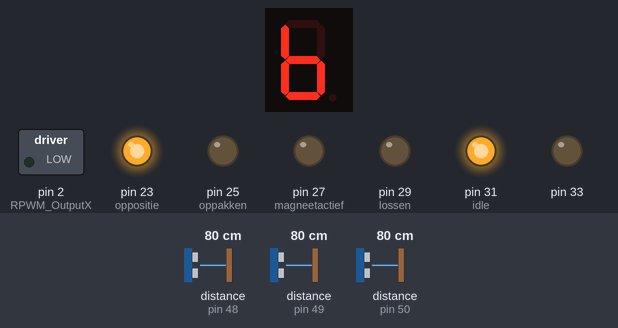
The sketch below on a simulated Arduino Mega 2560, built with avr-gcc and run on an emulated ATmega2560. Shown: 1-digit seven-segment display, switched loads named in the sketch (green lamp = pin HIGH), output pins drawn as LEDs (lit = HIGH). Wiring (inferred from the names in the program): 1-digit 7-segment display, segments lit when LOW: segments pin 9, pin 8, pin 7, pin 6, pin 5, pin 4, pin 3. The inputs (shaded band) are chosen by the test bench; at power-on: distance to the obstacle (sensors on pin 50, pin 48, pin 49) 80 cm. The segment pins are drawn as the display they are named for; pins used as bus, display or sensor lines are not drawn.

Above: at 1.3 s.
1.4 s: distance to the obstacle (sensor on pin 50) set to 84 cm
At 2.5 s:
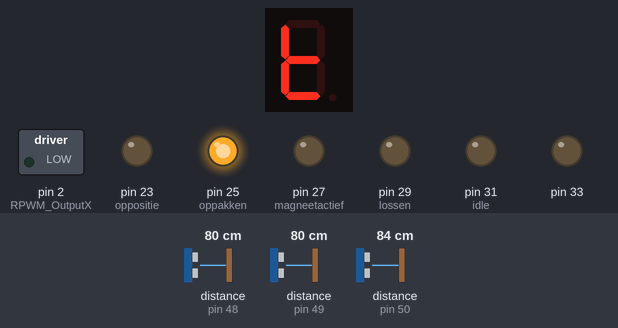
3.0 s: distance to the obstacle (sensor on pin 48) set to 250 cm
At 8.2 s:
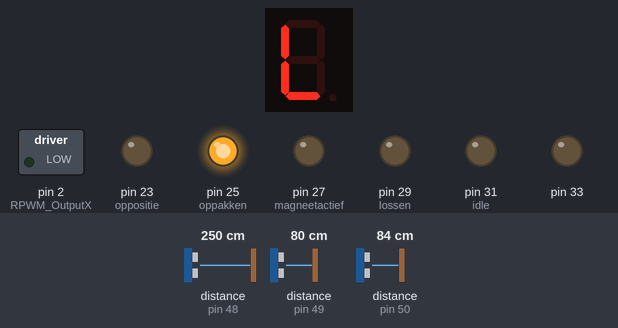
8.3 s: distance to the obstacle (sensor on pin 48) set to 2 cm
At 9.5 s:
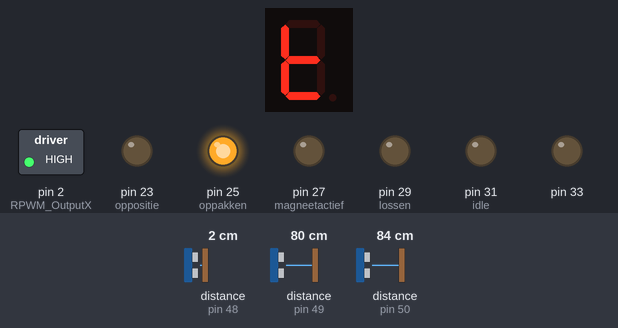
10.4 s: distance to the obstacle (sensor on pin 50) set to 60 cm
At 11.8 s:
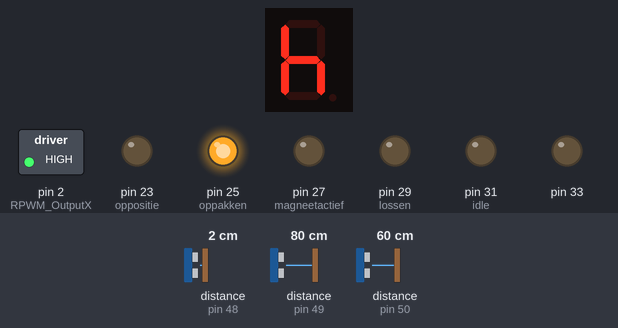
12.1 s: distance to the obstacle (sensor on pin 49) set to 120 cm
At 12.6 s:
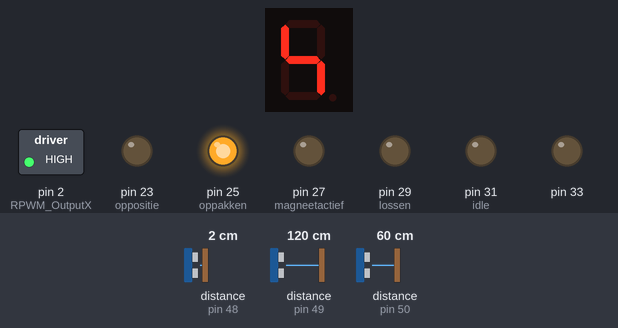
Timing chart, 0 to 14.7 s (numbered marks = the images above; inputs shaded):
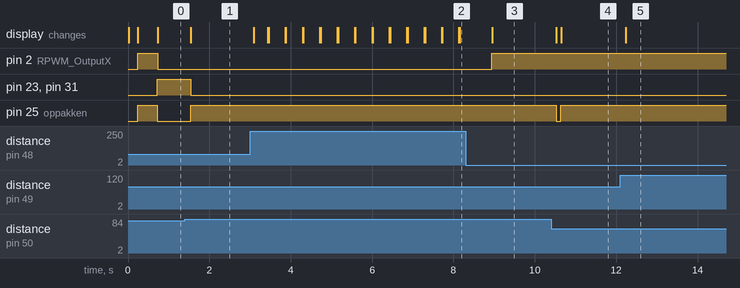

The sketch:

touchscreen_met_gem.ino
```cpp
#include <VL53L0X.h>
#include <Wire.h>


//char text[20] = {0};

String gridX = "ABCDEFG"; // X-axis names
String gridY = "012"; //Y-axis names
String text; //var String for raw input
String command; //var String for editted input
int input; //var int for raw input
bool magnet = true; //var int for raw input
int interval = 65; // barrel spacing
int j = 0;
double millisnow;
double previousmillis;
VL53L0X sensorX;
VL53L0X sensorY;
VL53L0X sensorZ;
int idle = 31;
int oppositie = 23;
int oppakken = 25;
int lossen = 29;
int magneetactief = 27;

int sensorXreset = 8;
int sensorYreset = 9;
int sensorZreset = 10;
int RPWM_OutputX = 2;
int LPWM_OutputX = 3;
int RPWM_OutputY = 4;
int LPWM_OutputY = 5;
int RPWM_OutputZ = 6;
int LPWM_OutputZ = 7;
float gemiddeldeAantal = 5;
int posX[5];
int posY[5];
int posZ[5];

class Vector {
  public:
    int x;
    int y;
    int z;
    Vector () {}
    Vector(int _x, int _y, int _z) {
      x = _x;
      y = _y;
      z = _z;
    }

    bool operator == (Vector& other) {
      if (x == other.x && y == other.y && z == other.z) {
        return 1;
      }
      return 0;
    }

    Vector operator + (Vector& other) {
      return Vector(other.x + x, other.y + y, other.z + z);
    }

    Vector operator - (Vector& other) {
      return Vector(x - other.x, y - other.y, z - other.z);
    }

};


Vector pwm = Vector(0, 0, 0);
//Vector target = Vector(sensorX.readRangeSingleMillimeters(), sensorY.readRangeSingleMillimeters(), sensorZ.readRangeSingleMillimeters());
Vector target = Vector(75, 75, 50);
Vector positie = Vector(0, 0, 0);

void setup() {
  Wire.begin(); //init I2C

  ////////////////////////////Assign each sensor different I2C adress.
  pinMode(sensorXreset, OUTPUT);
  pinMode(33, OUTPUT);
  pinMode(31, OUTPUT);
  pinMode(29, OUTPUT);
  pinMode(27, OUTPUT);
  pinMode(25, OUTPUT);
  pinMode(23, OUTPUT);
  pinMode(sensorYreset, OUTPUT);
  pinMode(sensorZreset, OUTPUT);
  pinMode(RPWM_OutputX, OUTPUT);
  pinMode(LPWM_OutputX, OUTPUT);
  pinMode(RPWM_OutputY, OUTPUT);
  pinMode(LPWM_OutputY, OUTPUT);
  pinMode(RPWM_OutputZ, OUTPUT);
  pinMode(LPWM_OutputZ, OUTPUT);

  sensorSet();

  target = Vector(sensorX.readRangeSingleMillimeters(), sensorY.readRangeSingleMillimeters(), sensorZ.readRangeSingleMillimeters());

  ////////////////////////////////////////////
  Serial2.begin(115200);
  Serial1.begin(9600);
  Serial.begin(9600);


}

void loop() {
  millisnow = millis();

  gemiddelde();
  inputCode();

  ///////////////////////////////////Schrijven nextion
  if (millisnow - previousmillis > 1) {

    writeToNextion();
  }
  ///////////////////////////////////Motor aansturen
  if (positie.x > target.x - 615&& positie.x < target.x + 15
      && positie.y > target.y - 6 && positie.y < target.y + 6
      && positie.z > target.z - 15 && positie.z < target.z + 15) {
    digitalWrite(oppositie, HIGH);
    digitalWrite(idle, HIGH);
    if (digitalRead(magneetactief) == HIGH) {
      digitalWrite(idle, LOW);
    }
  } else {
    digitalWrite(oppositie, LOW);
    digitalWrite(idle, LOW);
  }

  if (positie.z > target.z - 15 && positie.z < target.z + 15) {
    digitalWrite(lossen, LOW);
    digitalWrite(oppakken, LOW);
  } else {
    if (digitalRead(magneetactief) == HIGH) {
      digitalWrite(lossen, HIGH);
      digitalWrite(oppakken, LOW);
    } else {
      digitalWrite(oppakken, HIGH);
      digitalWrite(lossen, LOW);
    }
  }

  motorAansturen(positie.x,
                 target.x,
                 pwm.x,
                 LPWM_OutputX,
                 RPWM_OutputX,
                 5,
                 100,
                 80,
                 255,
                 "c0",
                 "bt0");

  motorAansturen(positie.y,
                 target.y,
                 pwm.y,
                 LPWM_OutputY,
                 RPWM_OutputY,
                 3,
                 100,
                 100,
                 255,
                 "c1",
                 "bt1");

  motorAansturen(positie.z,
                 target.z,
                 pwm.z,
                 LPWM_OutputZ,
                 RPWM_OutputZ,
                 10,
                 100,
                 255,
                 255,
                 "c2",
                 "bt2");
}


void motorAansturen(int positie, //current position X-axis
                    int target, //target position X-axis
                    int pwm, //the current pwm value X-motor
                    int lPwm, //Left motor driver pin
                    int rPwm, //Right motor driver pin
                    int stopMarge, //distance motor stop
                    int marge, //Distance motor ramp down
                    int maxPWM, //Minimum pwm
                    int minPWM, //Maximum pwm
                    String checkbox1, //Checkbox1 element name on nextion
                    String checkbox2) { //Checkbox2 element name on nextion
  if ((positie < target - stopMarge) || (positie > target + stopMarge)) {

    if (positie < target - stopMarge) { //if not in position, uncheck the box on nextion
      nexWriteVal("Aflees", checkbox1, 0);
      nexWriteVal("Aflees", checkbox2, 0);

      if (positie < target - marge) { //if position is in left marge, slow motor down
        pwm = 255;
      } else if (positie > target - marge && positie < target) {
        pwm = map(positie, target - marge, target, minPWM, maxPWM);
      }
      analogWrite(lPwm, 0);
      analogWrite(rPwm, pwm);
    }
    else if (positie > target + stopMarge) {//if position is in right marge, slow motor down
      nexWriteVal("Aflees", checkbox1, 0);
      nexWriteVal("Aflees", checkbox2, 0);
      if (positie > target + marge) {
        pwm = 255;
      } else if (positie < target + marge && positie > target) {
        pwm = map(positie, target, target + marge, maxPWM, minPWM);
      }

      analogWrite(rPwm, 0);
      analogWrite(lPwm, pwm);
    }
  } else {
    nexWriteVal("Aflees", checkbox1, 1);//if in position, check the box on nextion
    nexWriteVal("Aflees", checkbox2, 1);
    analogWrite(rPwm, 0);//if in position, stop motors
    analogWrite(lPwm, 0);

  }

}
void sensorSet() {
  //reset all sensors by pulling shutdownpins low and high (HIGH = active)
  digitalWrite(sensorXreset, LOW);
  digitalWrite(sensorYreset, LOW);
  digitalWrite(sensorZreset, LOW);
  delay(10);
  digitalWrite(sensorXreset, HIGH);
  digitalWrite(sensorYreset, HIGH);
  digitalWrite(sensorZreset, HIGH);
  delay(10);

  //keep X-axis sensor on by pulling others LOW, assign new adress
  digitalWrite(sensorYreset, LOW);
  digitalWrite(sensorZreset, LOW);
  sensorX.init();
  sensorX.setAddress(0x30);
  sensorX.setTimeout(0);

  //repeat on Y-axis
  digitalWrite(sensorYreset, HIGH);
  sensorY.init();
  sensorY.setAddress(0x31);
  sensorY.setTimeout(0);

  //repeat on Z-axis
  digitalWrite(sensorZreset, HIGH);
  sensorZ.init();
  sensorZ.setAddress(0x32);
  sensorZ.setTimeout(0);

  //target = Vector(sensorX.readRangeSingleMillimeters(), sensorY.readRangeSingleMillimeters(), sensorZ.readRangeSingleMillimeters());


}


void gemiddelde() {
  int posXgem = 0;
  int posYgem = 0;
  int posZgem = 0;
  int flag = 0;

  posX[j] = sensorX.readRangeSingleMillimeters(); //read Sensor value X-axis
  posY[j] = sensorY.readRangeSingleMillimeters(); //read Sensor value Y-axis
  posZ[j] = sensorZ.readRangeSingleMillimeters(); //read Sensor value Z-axis

  // Serial.println(posX[i]);
  // Serial.println(posY[i]);
  // Serial.println(posZ[i]);
  // Serial.println(i);
  // Serial.println("       ");
  for (int i = 0; i < gemiddeldeAantal; i++) { //Put value into an array,  changing the array position everytime
    posXgem += posX[i];
    posYgem += posY[i];
    posZgem += posZ[i];
  }
  posXgem /= gemiddeldeAantal;
  posYgem /= gemiddeldeAantal;
  posZgem /= gemiddeldeAantal;

  if (posXgem < 0 || posYgem < 0 || posZgem < 0 && flag == 0) {
    sensorSet();
    flag = 1;
  } else {
    positie.x = posXgem; //make the position value the average value.
    positie.y = posYgem;
    positie.z = posZgem;
    flag = 0;
  }
  j++;
  if (j >= gemiddeldeAantal) {
    j = 0;
  }


}
void inputCode() {
  while (Serial2.available()) { //while nextion --> arduino communication
    static int cntFF;
    input = Serial2.read();
    Serial.print(input);
    switch (input) {
      case 0: //ignore error message
        break;
      case 26://ignore error message
        break;
      case 112:
        if (text.length() < 2) {//nextion Startcode
          text = "";
        } else {
          text += char(input); // normal letter 'p'
        }
        break;
      case 255: //nextion Stopcode
        cntFF++;
        break;
      default:
        text += char(input); // ASCII hex to char
        break;
    }
    if (cntFF == 3)  { //3 Stop codes = end of transmission
      Serial.println(text);
      switch (text[0]) {
        case 'M':
          magnet = !magnet;
          digitalWrite(33, magnet);
          digitalWrite(magneetactief, !magnet);
          break;
        case 'Z':
          if (text.length() > 1) {
            command = text;
            setPositionZ(); //processing nextion--> arduino to target coordinates.
          }
          break;
        default:
          if (text.length() > 2) {
            command = text;
            setPositionXY(); //processing nextion--> arduino to target coordinates.
          }
          break;
      }

      text = "";
      cntFF = 0;
    }
  }

}
void writeToNextion() {
  //write current sensor distance to nextion screen as TEXT
  nexWriteTxt("Aflees", "t8", String(positie.x));
  nexWriteTxt("Aflees", "t9", String(positie.y));
  nexWriteTxt("Aflees", "t10", String(positie.z));

  //write target distance to nextion screen as TEXT
  nexWriteTxt("Aflees", "t3", String(target.x));
  nexWriteTxt("Aflees", "t4", String(target.y));
  nexWriteTxt("Aflees", "t5", String(target.z));


  //write current sensor distance to nextion screen as SLIDER values
  //X-axis
  if (positie.x < target.x - 15) {
    nexWriteSlid("Aflees", "j0", positie.x, 0, target.x);
    nexWriteSlid("Aflees", "j1", 0, 0, 100);
  } else if (positie.x > target.x + 5) {
    nexWriteSlid("Aflees", "j1", positie.x, target.x, 1000);
    nexWriteSlid("Aflees", "j0", 100, 0, 100);
  }

  //Y-axis
  if (positie.y < target.y - 5) {
    nexWriteSlid("Aflees", "j2", positie.y, 0, target.y);
    nexWriteSlid("Aflees", "j3", 0, 0, 100);
  } else if (positie.y > target.y + 5) {
    nexWriteSlid("Aflees", "j3", positie.y, target.y, 500);
    nexWriteSlid("Aflees", "j2", 100, 0, 100);
  }
  //Z-axis
  if (positie.z < target.z - 5) {
    nexWriteSlid("Aflees", "j4", positie.z, 0, target.z);
    nexWriteSlid("Aflees", "j5", 0, 0, 100);
  } else if (positie.z > target.z + 5) {
    nexWriteSlid("Aflees", "j5", positie.z, target.z, 500);
    nexWriteSlid("Aflees", "j4", 100, 0, 100);
  }
  previousmillis = millisnow;
}

void nexWriteVal(String scherm, String element, int msg) {
  String cmd;
  cmd += scherm;
  cmd += ".";
  cmd += element;
  cmd += ".val=";
  cmd += msg;
  Serial2.print(cmd);
  Serial2.write(0xff);
  Serial2.write(0xff);
  Serial2.write(0xff);
}

void nexWriteSlid(String screen, String element, int msg, int mini1, int maxi1) {
  int mapValue = map(msg, mini1, maxi1, 0, 100);
  String cmd;
  cmd += screen;
  cmd += ".";
  cmd += element;
  cmd += ".val=";
  cmd += mapValue;
  Serial2.print(cmd);
  Serial2.write(0xff);
  Serial2.write(0xff);
  Serial2.write(0xff);
}

void nexWriteTxt(String screen, String element, String msg) {
  String cmd;
  cmd += screen;
  cmd += ".";
  cmd += element;
  cmd += ".txt=\"";
  cmd += msg;
  cmd += "\"";
  Serial2.print(cmd);
  Serial2.write(0xff);
  Serial2.write(0xff);
  Serial2.write(0xff);
}
//int targetX[8] = {35, 85, 145, 205, 270, 340, 415, 505};
int targetX[8] = {35, 85, 145, 205, 270, 320, 375, 435};
void setPositionXY() {
  int offset;
  if (command.substring(2, command.length()) == "opslag") {
    //Serial.println("BEDOELT VOOR OPSLAG");
    offset = 5;
  } else if (command.substring(2, command.length()) == "laadruim") {
    //Serial.println("BEDOELT VOOR laadruimte");
    offset = 0;
  }
  //target.x = (((gridX.indexOf(command[0]) + offset) * interval ) - 30);
  target.y = ((gridY.indexOf(command[1])) *  interval) + 80;
  target.x = targetX[ (offset + gridX.indexOf(command[0]))];
  Serial.print("xTarget = ");
  Serial.print(target.x);
  Serial.print("  yTarget = ");
  Serial.print(target.y);
}

void setPositionZ() {
  String temp;
  int strength;
  temp = command.substring(1, command.length());
  strength = map(temp.toInt(), 0, 100, 156, 30);
  target.z = strength;
  Serial.print("  ZTarget = ");
  Serial.println(target.z);
}
```

Measured:
- the behaviour switches between 81 and 82 cm on distance to the obstacle (sensor on pin 50) (found by bisection; images 0 and 1)
- after the input at 1.4 s, pin 23 (oppositie), pin 31 (idle): HIGH → LOW after 0.14 s; pin 25 (oppakken): LOW → HIGH after 0.14 s; the display: changes after 0.15 s (image 1)
- after the input at 3.0 s, the display: changes after 0.09 s (image 2)
- after the input at 8.3 s, pin 2 (RPWM_OutputX): LOW → HIGH after 0.64 s; the display: changes after 0.65 s (image 3)
- after the input at 10.4 s, pin 25 (oppakken): HIGH → LOW after 0.12 s, → HIGH 0.12 s later; the display: first changes after 0.13 s (image 4 shows a later state)
- after the input at 12.1 s, the display: changes after 0.13 s (image 5)
